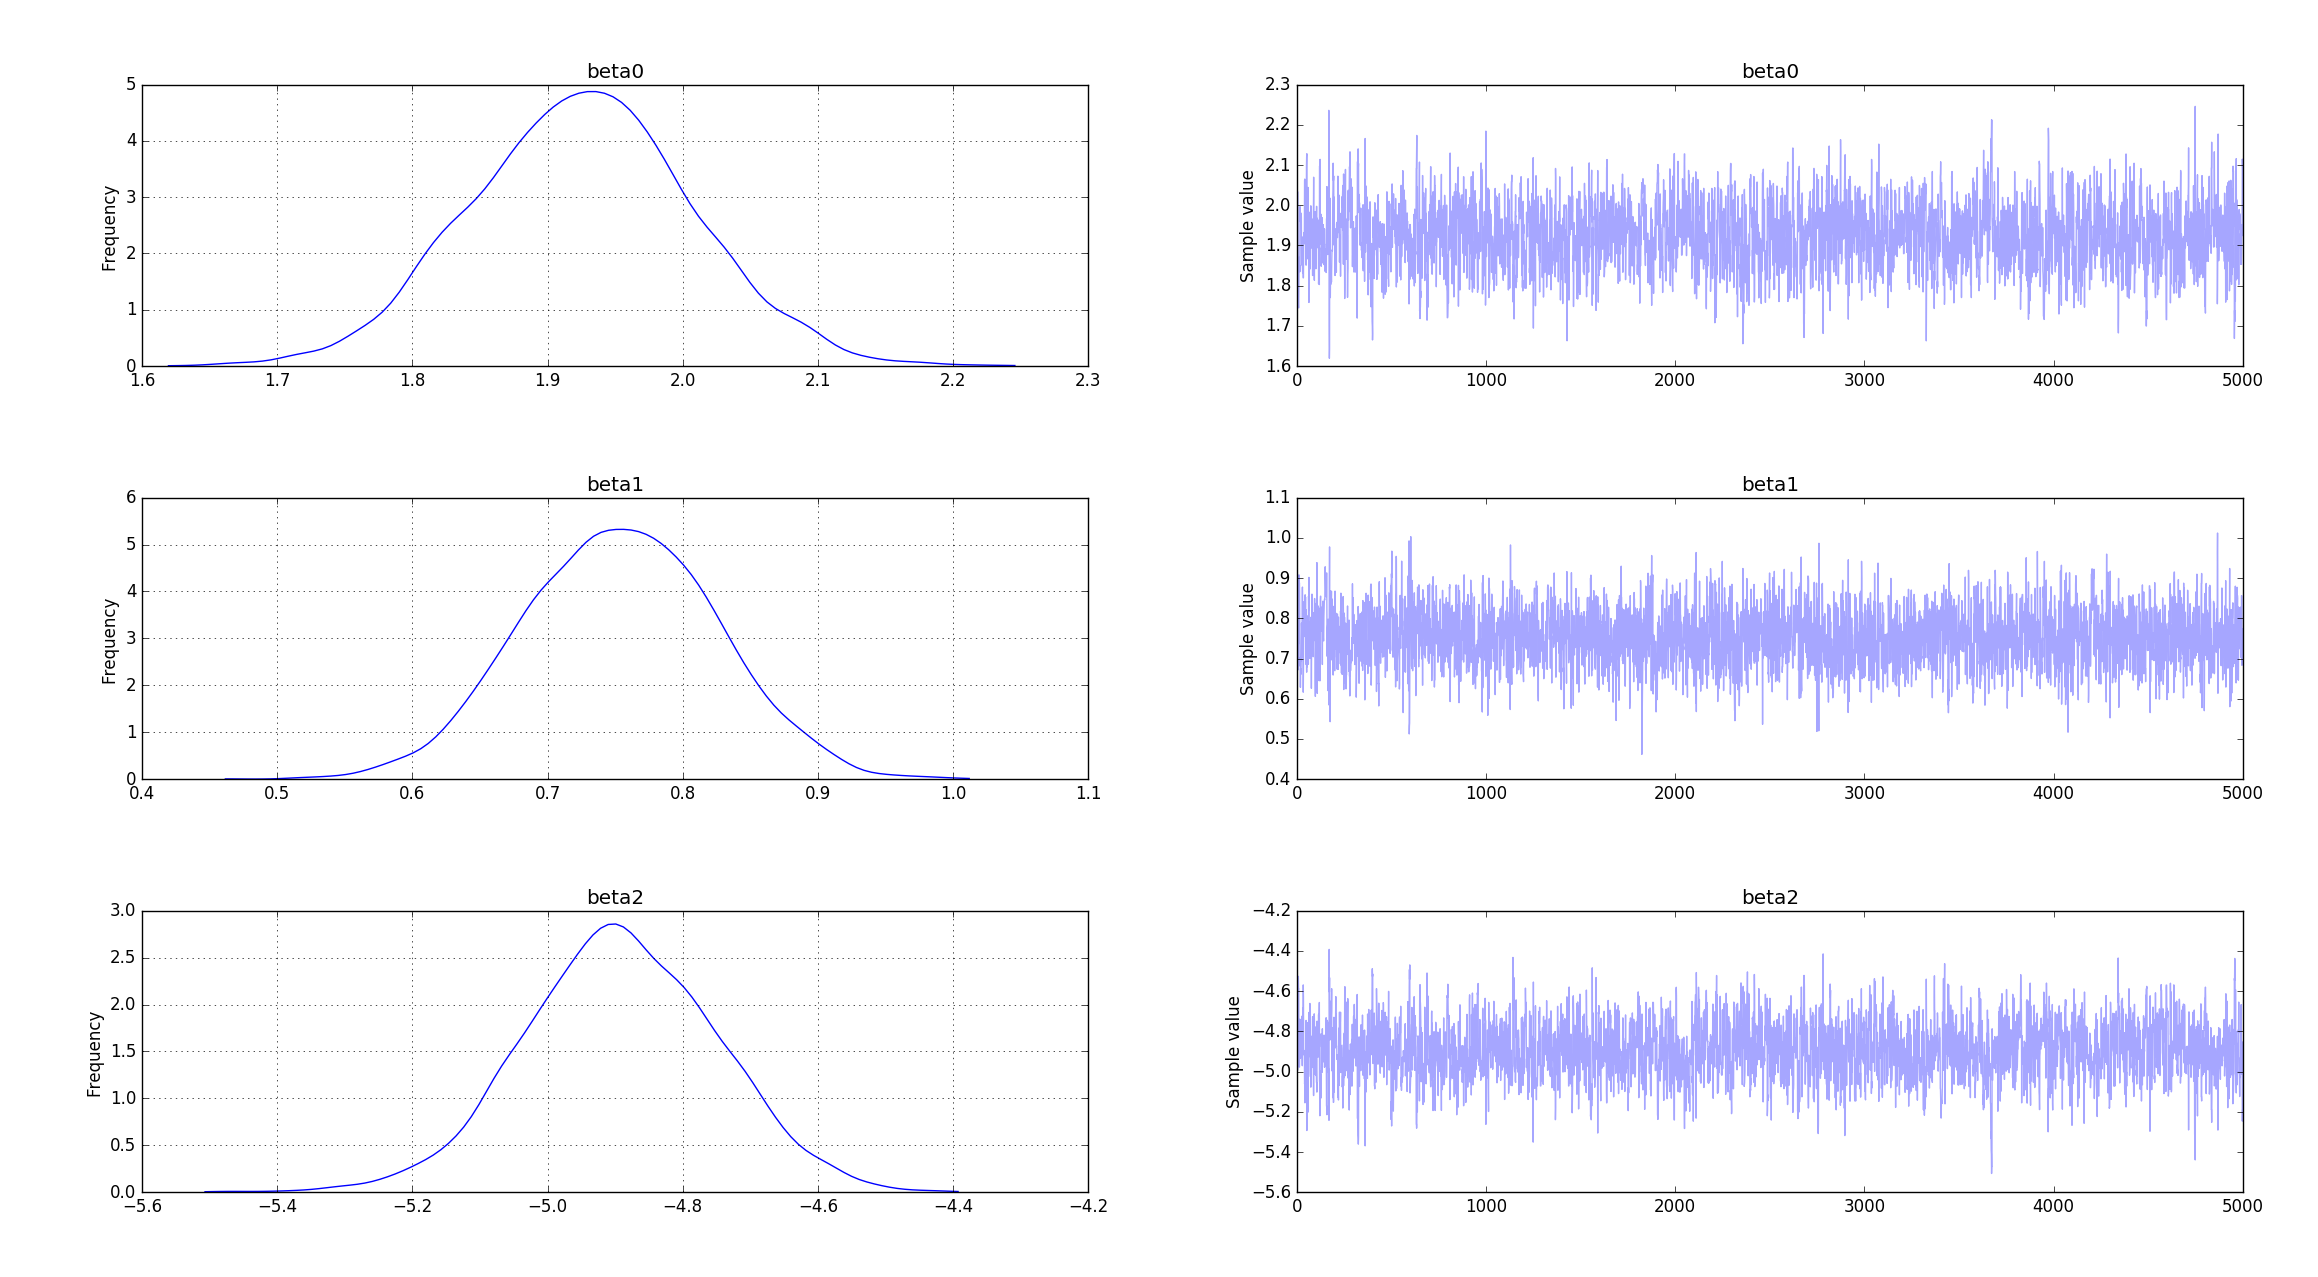

Reproduce this figure in Python.
# From Bayesian Models for Astrophysical Data 
# by Hilbe, de Souza & Ishida, 2016, Cambridge Univ. Press

# Code 5.18 - Logistic model using pymc3
# 1 response (by) and 1 explanatory variables (x1)
#
# used snippets from http://people.duke.edu/~ccc14/sta-663/PyMC3.html

import numpy as np
from scipy.stats import bernoulli, uniform, binom
import pymc3 as pm
import pylab as plt
import pandas

def invlogit(x):
    """ Inverse logit function. 
    
        input: scalar
        output: scalar
    """
    return 1.0 / (1 + np.exp(-x))

# Data
np.random.seed(13979)                # set seed to replicate example
nobs= 5000                           # number of obs in model 

x1 = binom.rvs(1, 0.6, size=nobs)
x2 = uniform.rvs(size=nobs) 

beta0 = 2.0
beta1 = 0.75
beta2 = -5.0

xb = beta0 + beta1 * x1 + beta2 * x2     
exb = 1.0/(1 + np.exp(-xb))            # logit link function

by = binom.rvs(1, exb, size=nobs)

df = pandas.DataFrame({'x1': x1, 'x2': x2, 'by': by})   # re-write data

# Fit
niter = 5000                        # parameters for MCMC

with pm.Model() as model_glm:
    # define priors
    beta0 = pm.Flat('beta0')
    beta1 = pm.Flat('beta1')
    beta2 = pm.Flat('beta2')


    # define likelihood
    p = invlogit(beta0 + beta1 * x1 + beta2 * x2)
    y_obs = pm.Binomial('y_obs', n=np.ones(nobs), p=p, observed=by)

    # inference
    start = pm.find_MAP()
    step = pm.NUTS()
    trace = pm.sample(niter, step, start, progressbar=True)

# print summary to screen
pm.summary(trace)

# show graphical output
pm.traceplot(trace)
plt.show()
